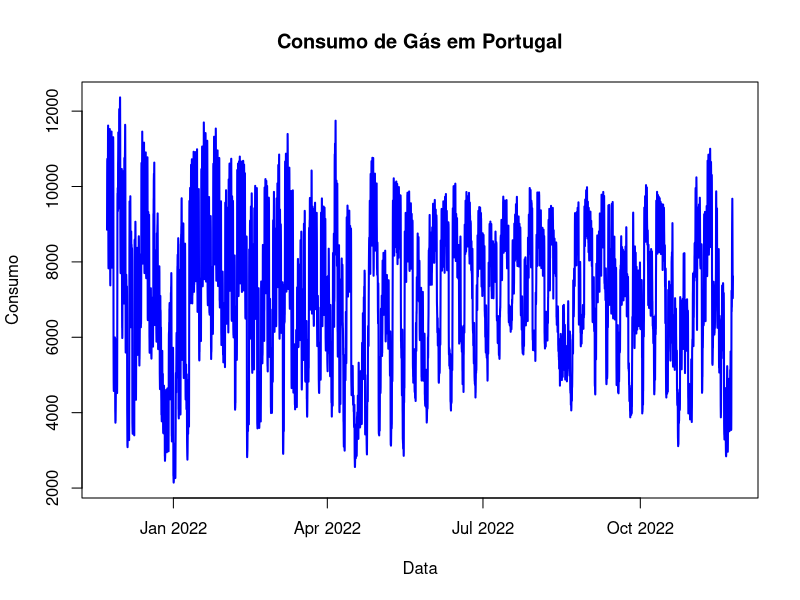
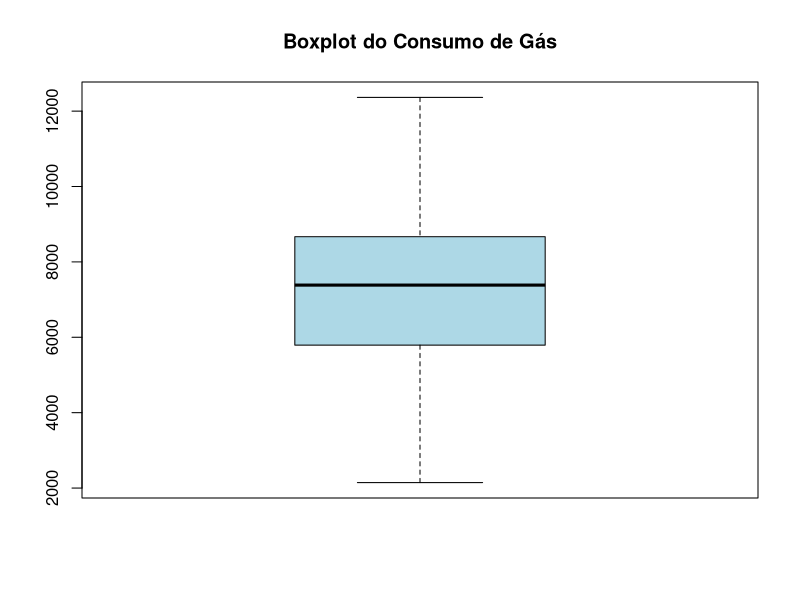

Source code (R) for these figures, in order:
## ---- chunk 1
dados <- read.csv2("./data/data.csv", skip = 2)
dados$Data <- as.POSIXct(dados$Data.e.Hora, format="%Y-%m-%d %H:%M:%S")
names(dados)
head(dados)

## ---- chunk 2
any(is.na(dados))
## ---- chunk 3
plot(dados$Data, dados$Consumo, type = "l", col = "blue",
     main = "Consumo de Gás em Portugal",
     xlab = "Data", ylab = "Consumo",
     lwd = 2)
## ---- chunk 4
dados$Consumo <- as.numeric(gsub(",", ".", dados$Consumo))
boxplot(dados$Consumo, main = "Boxplot do Consumo de Gás", col = "lightblue")
## ---- chunk 5


